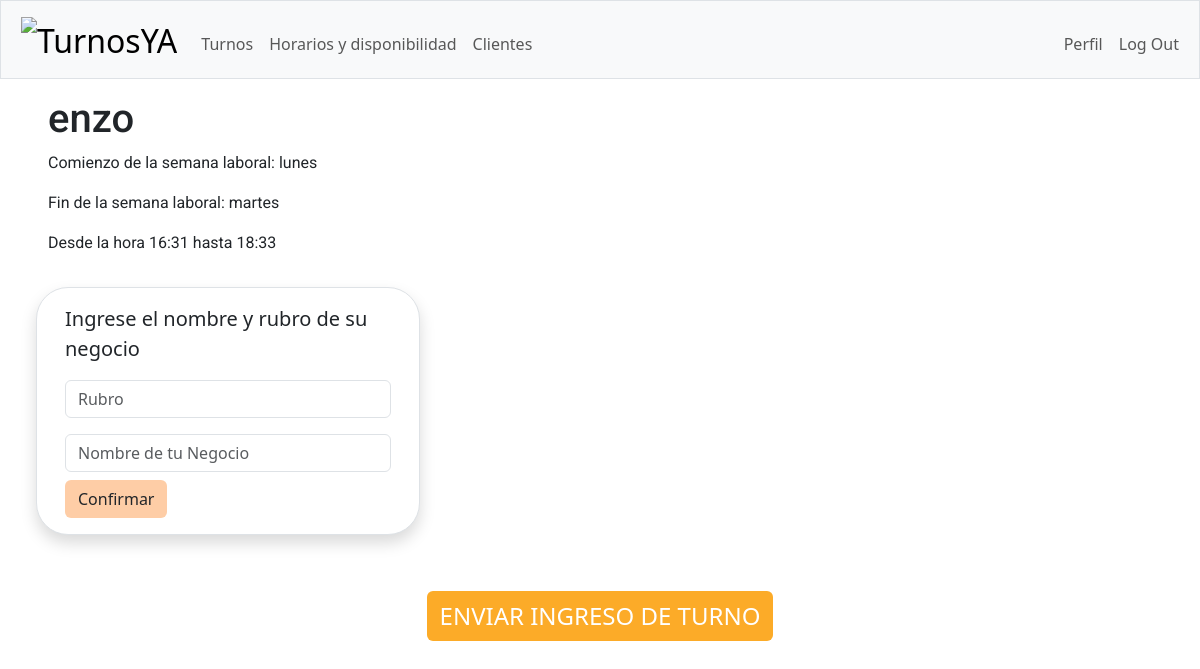
Page /perfil (signed in) on the committed database.
### tables this page shows
CREATE TABLE users (
    id INTEGER PRIMARY KEY NOT NULL,
    username TEXT NOT NULL,
    hash INTEGER NOT NULL
);

CREATE TABLE horarios(
  user_id INTEGER,
  p_dia TEXT,
  f_dia TEXT,
  p_hora TEXT,
  f_hora TEXT,
  intervalo INTEGER,
  FOREIGN KEY (user_id) REFERENCES users(id)
);

### app.py (the view)
@app.route("/perfil",methods=["GET","POST"])
@login_required
def perfil():
    if request.method == "POST":
        user_id = session.get("user_id")
        rubro = request.form.get("rubro")
        nombre_negocio = request.form.get("nombre_negocio")
        db.execute("INSERT INTO negocio (user_id,rubro,nombre_negocio) VALUES (?,?,?)",user_id,rubro,nombre_negocio)
        return redirect("/")
    else:
        user_id = session.get("user_id")
        user = db.execute("SELECT * FROM users WHERE id = ?",user_id)
        horarios = db.execute("SELECT * FROM horarios WHERE user_id = ?",user_id)
        return render_template("perfil.html",user=user[0],horarios= horarios[0])

### functions.py (called while the page is built)
def login_required(f):
    @wraps(f)
    def decorated_function(*args, **kwargs):
        if session.get("user_id") is None:
            return redirect("/login")
        return f(*args, **kwargs)
    return decorated_function

### templates/perfil.html (shortened to what this page needs)
{% extends "layout.html" %}
{% block main %}
<div class="d-flex justify-content-start ps-5 mt-3 mb-3">
 <div>
    <h1 style="font-family:Roboto;"> {{ user.username }} </h1>
    <p style="font-family:Roboto;">Comienzo de la semana laboral: {{ horarios.p_dia}}</p>
    <p style="font-family:Roboto;">Fin de la semana laboral: {{ horarios.f_dia}}</p>
    <p style="font-family:Roboto;">Desde la hora {{horarios.p_hora}} hasta {{horarios.f_hora}}</p>
  </div>
</div>
<div class="d-flex justify-content-start ps-5 mt-3 mb-3">
  <div  class="row border rounded-5 p-3 bg-white shadow box-area col-4">
      <form action="/perfil" method="POST">
        <p class="fs-5">Ingrese el nombre y rubro de su negocio</p>
        <input class="form-control mt-3"type="text" name="rubro" placeholder="Rubro">
        <input class="form-control mt-3"type="text" name="nombre_negocio" placeholder="Nombre de tu Negocio">
        <button class="btn mt-2" style="background-color:#FECDA6;" type="Sumbit">Confirmar</button>
      </form>
  </div>
</div>
<div class="d-flex justify-content-center mt-5 mb-3">
  <button class="btn mt-2" style="background-color:#FCAB28; color:white;  "><a class="nav-link fs-4" href="{{ url_for('turnos', id_user=user.id) }}">ENVIAR INGRESO DE TURNO</a></button>
</div>
{% endblock %}

### static/style.css (style rules this page uses)
.box-area { width: 930px; }

### rows in the picture
users: username "enzo"
horarios: p_dia "lunes", f_dia "martes", p_hora "16:31", f_hora "18:33"
